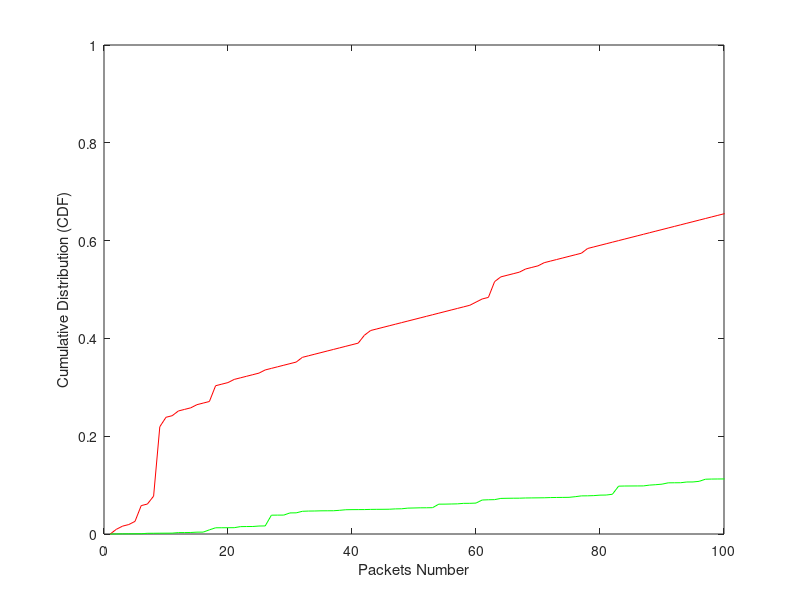

Write the MATLAB code that produced this figure.
figure
durationAttack = csvread('saidapacektNumberAttackFor.csv');
[f,x] = ecdf(durationAttack(:,2));
plot(f,'r')
hold on
durationNormal = csvread('saidapacektNumberNormalFor.csv');
[f,x] = ecdf(durationNormal(:,2));
plot(f,'g')
xlim([0 100])
ylabel('Cumulative Distribution (CDF)');
xlabel('Packets Number');
